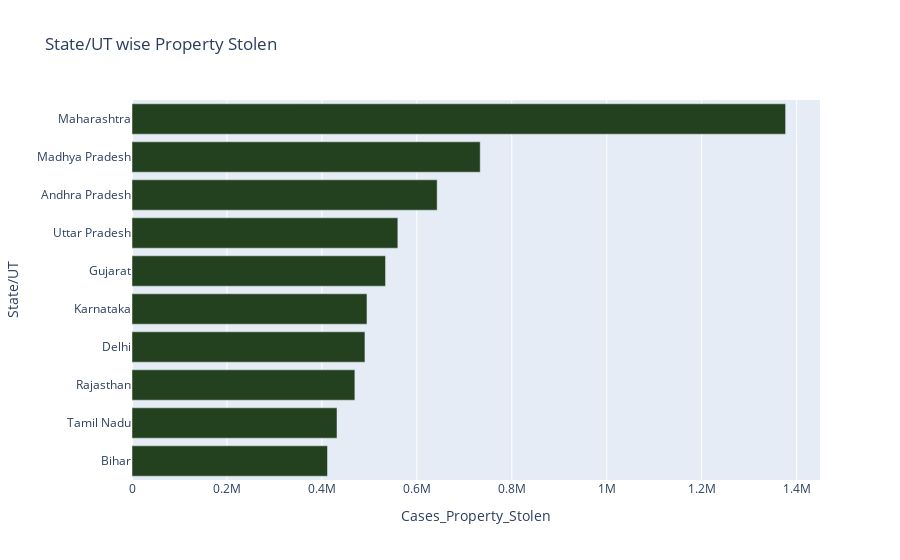

Here is the notebook cell this chart was saved with:
### Markdown cell above
### State/UT wise number of property stolen cases from 2001 to 2010 <a class="anchor" id="section_4_1"></a>

### Code cell
g7 = pd.DataFrame(prop_theft.groupby(['Area_Name'])['Cases_Property_Stolen'].sum().reset_index())
g7.columns = ['State/UT','Cases_Property_Stolen']
g7.replace(to_replace='Arunachal Pradesh',value='Arunanchal Pradesh',inplace=True)
g7 = g7.sort_values('Cases_Property_Stolen', ascending=False)
fig = px.bar(g7[:10][::-1], x="Cases_Property_Stolen", y="State/UT", title="State/UT wise Property Stolen", orientation='h', color_discrete_sequence=['#23411e'])
fig.show()

### Figure 1 — Plotly figure (JSON) as saved in the notebook; plotly's stock layout.template omitted (floating-point values rounded to 4 significant figures)
{"data": [{"alignmentgroup": "True", "hovertemplate": "Cases_Property_Stolen=%{x}<br>State/UT=%{y}<extra></extra>", "legendgroup": "", "marker": {"color": "#23411e"}, "name": "", "offsetgroup": "", "orientation": "h", "showlegend": false, "textposition": "auto", "type": "bar", "x": [411840, 431864, 469468, 490694, 494968, 534060, 559970, 642822, 733524, 1376814], "xaxis": "x", "y": ["Bihar", "Tamil Nadu", "Rajasthan", "Delhi", "Karnataka", "Gujarat", "Uttar Pradesh", "Andhra Pradesh", "Madhya Pradesh", "Maharashtra"], "yaxis": "y"}], "layout": {"barmode": "relative", "legend": {"tracegroupgap": 0}, "title": {"text": "State/UT wise Property Stolen"}, "xaxis": {"anchor": "y", "domain": [0, 1], "title": {"text": "Cases_Property_Stolen"}, "type": "linear", "range": [0, 1449000.0], "autorange": true}, "yaxis": {"anchor": "x", "domain": [0, 1], "title": {"text": "State/UT"}, "type": "category", "range": [-0.5, 9.5], "autorange": true}, "autosize": true}}
